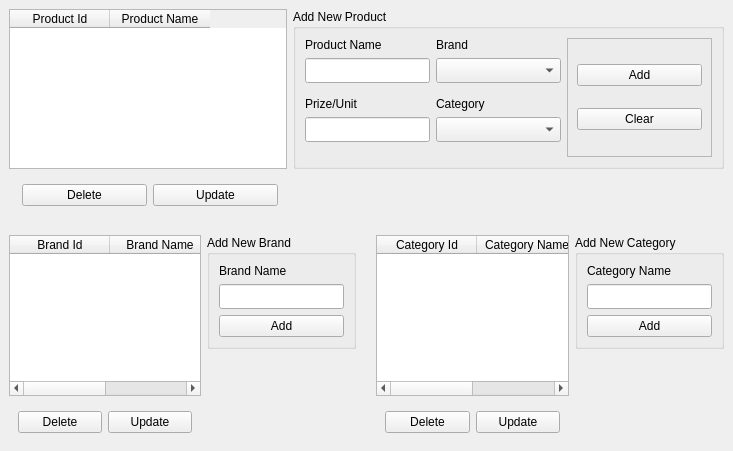
<?xml version="1.0" encoding="UTF-8"?>
<ui version="4.0">
 <class>products</class>
 <widget class="QWidget" name="products">
  <property name="geometry">
   <rect>
    <x>0</x>
    <y>0</y>
    <width>733</width>
    <height>451</height>
   </rect>
  </property>
  <property name="windowTitle">
   <string>Form</string>
  </property>
  <property name="type" stdset="0">
   <string>main</string>
  </property>
  <layout class="QGridLayout" name="gridLayout">
   <property name="leftMargin">
    <number>0</number>
   </property>
   <property name="topMargin">
    <number>0</number>
   </property>
   <property name="rightMargin">
    <number>0</number>
   </property>
   <property name="bottomMargin">
    <number>0</number>
   </property>
   <property name="spacing">
    <number>2</number>
   </property>
   <item row="1" column="0">
    <widget class="QFrame" name="frame_4">
     <property name="type" stdset="0">
      <string>mainframe</string>
     </property>
     <layout class="QGridLayout" name="gridLayout_5">
      <item row="0" column="1" alignment="Qt::AlignTop">
       <widget class="QGroupBox" name="groupBox_2">
        <property name="title">
         <string>Add New Brand</string>
        </property>
        <layout class="QGridLayout" name="gridLayout_6">
         <item row="0" column="0">
          <widget class="QLabel" name="label">
           <property name="text">
            <string>Brand Name</string>
           </property>
          </widget>
         </item>
         <item row="1" column="0">
          <widget class="QLineEdit" name="fieldNewBrand">
           <property name="minimumSize">
            <size>
             <width>125</width>
             <height>25</height>
            </size>
           </property>
           <property name="maximumSize">
            <size>
             <width>300</width>
             <height>25</height>
            </size>
           </property>
          </widget>
         </item>
         <item row="2" column="0" alignment="Qt::AlignRight">
          <widget class="QPushButton" name="buttonAddBrand">
           <property name="minimumSize">
            <size>
             <width>125</width>
             <height>0</height>
            </size>
           </property>
           <property name="maximumSize">
            <size>
             <width>125</width>
             <height>16777215</height>
            </size>
           </property>
           <property name="cursor">
            <cursorShape>PointingHandCursor</cursorShape>
           </property>
           <property name="text">
            <string>Add</string>
           </property>
          </widget>
         </item>
        </layout>
       </widget>
      </item>
      <item row="0" column="0" alignment="Qt::AlignLeft">
       <widget class="QTableWidget" name="tableBrands">
        <property name="editTriggers">
         <set>QAbstractItemView::NoEditTriggers</set>
        </property>
        <property name="selectionMode">
         <enum>QAbstractItemView::SingleSelection</enum>
        </property>
        <property name="selectionBehavior">
         <enum>QAbstractItemView::SelectRows</enum>
        </property>
        <attribute name="verticalHeaderVisible">
         <bool>false</bool>
        </attribute>
        <column>
         <property name="text">
          <string>Brand Id</string>
         </property>
        </column>
        <column>
         <property name="text">
          <string>Brand Name</string>
         </property>
        </column>
       </widget>
      </item>
      <item row="1" column="0">
       <widget class="QFrame" name="frame_5">
        <layout class="QHBoxLayout" name="horizontalLayout">
         <item>
          <widget class="QPushButton" name="buttonDeleteBrand">
           <property name="maximumSize">
            <size>
             <width>125</width>
             <height>16777215</height>
            </size>
           </property>
           <property name="cursor">
            <cursorShape>PointingHandCursor</cursorShape>
           </property>
           <property name="text">
            <string>Delete</string>
           </property>
          </widget>
         </item>
         <item>
          <widget class="QPushButton" name="buttonUpdateBrand">
           <property name="maximumSize">
            <size>
             <width>125</width>
             <height>16777215</height>
            </size>
           </property>
           <property name="cursor">
            <cursorShape>PointingHandCursor</cursorShape>
           </property>
           <property name="text">
            <string>Update</string>
           </property>
          </widget>
         </item>
        </layout>
       </widget>
      </item>
     </layout>
    </widget>
   </item>
   <item row="1" column="1">
    <widget class="QFrame" name="frame_6">
     <property name="type" stdset="0">
      <string>mainframe</string>
     </property>
     <layout class="QGridLayout" name="gridLayout_7">
      <item row="1" column="0">
       <widget class="QFrame" name="frame_7">
        <layout class="QHBoxLayout" name="horizontalLayout_2">
         <item>
          <widget class="QPushButton" name="buttonDeleteCategory">
           <property name="maximumSize">
            <size>
             <width>125</width>
             <height>16777215</height>
            </size>
           </property>
           <property name="cursor">
            <cursorShape>PointingHandCursor</cursorShape>
           </property>
           <property name="text">
            <string>Delete</string>
           </property>
          </widget>
         </item>
         <item>
          <widget class="QPushButton" name="buttonUpdateCategory">
           <property name="maximumSize">
            <size>
             <width>125</width>
             <height>16777215</height>
            </size>
           </property>
           <property name="cursor">
            <cursorShape>PointingHandCursor</cursorShape>
           </property>
           <property name="text">
            <string>Update</string>
           </property>
          </widget>
         </item>
        </layout>
       </widget>
      </item>
      <item row="0" column="1" alignment="Qt::AlignTop">
       <widget class="QGroupBox" name="groupBox_3">
        <property name="title">
         <string>Add New Category</string>
        </property>
        <layout class="QGridLayout" name="gridLayout_8">
         <item row="0" column="0">
          <widget class="QLabel" name="label_7">
           <property name="text">
            <string>Category Name</string>
           </property>
          </widget>
         </item>
         <item row="1" column="0">
          <widget class="QLineEdit" name="fieldNewCategory">
           <property name="minimumSize">
            <size>
             <width>125</width>
             <height>25</height>
            </size>
           </property>
           <property name="maximumSize">
            <size>
             <width>300</width>
             <height>25</height>
            </size>
           </property>
          </widget>
         </item>
         <item row="2" column="0" alignment="Qt::AlignRight">
          <widget class="QPushButton" name="buttonAddCategory">
           <property name="minimumSize">
            <size>
             <width>125</width>
             <height>0</height>
            </size>
           </property>
           <property name="maximumSize">
            <size>
             <width>125</width>
             <height>16777215</height>
            </size>
           </property>
           <property name="cursor">
            <cursorShape>PointingHandCursor</cursorShape>
           </property>
           <property name="text">
            <string>Add</string>
           </property>
          </widget>
         </item>
        </layout>
       </widget>
      </item>
      <item row="0" column="0" alignment="Qt::AlignLeft">
       <widget class="QTableWidget" name="tableCategories">
        <property name="editTriggers">
         <set>QAbstractItemView::NoEditTriggers</set>
        </property>
        <property name="selectionMode">
         <enum>QAbstractItemView::SingleSelection</enum>
        </property>
        <property name="selectionBehavior">
         <enum>QAbstractItemView::SelectRows</enum>
        </property>
        <attribute name="verticalHeaderVisible">
         <bool>false</bool>
        </attribute>
        <column>
         <property name="text">
          <string>Category Id</string>
         </property>
        </column>
        <column>
         <property name="text">
          <string>Category Name</string>
         </property>
        </column>
       </widget>
      </item>
     </layout>
    </widget>
   </item>
   <item row="0" column="0" colspan="2">
    <widget class="QFrame" name="frame">
     <property name="type" stdset="0">
      <string>mainframe</string>
     </property>
     <layout class="QGridLayout" name="gridLayout_2">
      <item row="3" column="0" alignment="Qt::AlignRight">
       <widget class="QFrame" name="frame_3">
        <layout class="QHBoxLayout" name="horizontalLayout_4">
         <item>
          <widget class="QPushButton" name="buttonDeleteProduct">
           <property name="minimumSize">
            <size>
             <width>125</width>
             <height>0</height>
            </size>
           </property>
           <property name="maximumSize">
            <size>
             <width>125</width>
             <height>16777215</height>
            </size>
           </property>
           <property name="cursor">
            <cursorShape>PointingHandCursor</cursorShape>
           </property>
           <property name="text">
            <string>Delete</string>
           </property>
          </widget>
         </item>
         <item>
          <widget class="QPushButton" name="buttonUpdateProduct">
           <property name="minimumSize">
            <size>
             <width>125</width>
             <height>0</height>
            </size>
           </property>
           <property name="maximumSize">
            <size>
             <width>125</width>
             <height>16777215</height>
            </size>
           </property>
           <property name="cursor">
            <cursorShape>PointingHandCursor</cursorShape>
           </property>
           <property name="text">
            <string>Update</string>
           </property>
          </widget>
         </item>
        </layout>
       </widget>
      </item>
      <item row="2" column="0">
       <widget class="QTableWidget" name="tableProducts">
        <property name="editTriggers">
         <set>QAbstractItemView::NoEditTriggers</set>
        </property>
        <property name="selectionMode">
         <enum>QAbstractItemView::SingleSelection</enum>
        </property>
        <property name="selectionBehavior">
         <enum>QAbstractItemView::SelectRows</enum>
        </property>
        <property name="wordWrap">
         <bool>false</bool>
        </property>
        <attribute name="verticalHeaderVisible">
         <bool>false</bool>
        </attribute>
        <column>
         <property name="text">
          <string>Product Id</string>
         </property>
        </column>
        <column>
         <property name="text">
          <string>Product Name</string>
         </property>
        </column>
       </widget>
      </item>
      <item row="2" column="1">
       <widget class="QGroupBox" name="groupBox">
        <property name="title">
         <string>Add New Product</string>
        </property>
        <layout class="QGridLayout" name="gridLayout_3">
         <item row="0" column="2" rowspan="7">
          <widget class="QFrame" name="frame_2">
           <property name="frameShape">
            <enum>QFrame::StyledPanel</enum>
           </property>
           <property name="frameShadow">
            <enum>QFrame::Raised</enum>
           </property>
           <layout class="QGridLayout" name="gridLayout_4">
            <item row="0" column="0">
             <widget class="QPushButton" name="buttonAddProduct">
              <property name="minimumSize">
               <size>
                <width>125</width>
                <height>0</height>
               </size>
              </property>
              <property name="maximumSize">
               <size>
                <width>125</width>
                <height>16777215</height>
               </size>
              </property>
              <property name="cursor">
               <cursorShape>PointingHandCursor</cursorShape>
              </property>
              <property name="text">
               <string>Add</string>
              </property>
             </widget>
            </item>
            <item row="1" column="0">
             <widget class="QPushButton" name="buttonClear">
              <property name="minimumSize">
               <size>
                <width>125</width>
                <height>0</height>
               </size>
              </property>
              <property name="maximumSize">
               <size>
                <width>125</width>
                <height>16777215</height>
               </size>
              </property>
              <property name="cursor">
               <cursorShape>PointingHandCursor</cursorShape>
              </property>
              <property name="text">
               <string>Clear</string>
              </property>
             </widget>
            </item>
           </layout>
          </widget>
         </item>
         <item row="0" column="0">
          <widget class="QLabel" name="label_2">
           <property name="text">
            <string>Product Name</string>
           </property>
          </widget>
         </item>
         <item row="1" column="0">
          <widget class="QLineEdit" name="fieldName">
           <property name="minimumSize">
            <size>
             <width>125</width>
             <height>25</height>
            </size>
           </property>
           <property name="maximumSize">
            <size>
             <width>300</width>
             <height>25</height>
            </size>
           </property>
          </widget>
         </item>
         <item row="0" column="1">
          <widget class="QLabel" name="label_3">
           <property name="text">
            <string>Brand</string>
           </property>
          </widget>
         </item>
         <item row="4" column="0">
          <widget class="QLineEdit" name="fieldPrize">
           <property name="minimumSize">
            <size>
             <width>125</width>
             <height>25</height>
            </size>
           </property>
           <property name="maximumSize">
            <size>
             <width>300</width>
             <height>25</height>
            </size>
           </property>
          </widget>
         </item>
         <item row="1" column="1">
          <widget class="QComboBox" name="fieldBrand">
           <property name="minimumSize">
            <size>
             <width>125</width>
             <height>25</height>
            </size>
           </property>
           <property name="maximumSize">
            <size>
             <width>300</width>
             <height>25</height>
            </size>
           </property>
          </widget>
         </item>
         <item row="3" column="0">
          <widget class="QLabel" name="label_6">
           <property name="text">
            <string>Prize/Unit</string>
           </property>
          </widget>
         </item>
         <item row="4" column="1">
          <widget class="QComboBox" name="fieldCategory">
           <property name="minimumSize">
            <size>
             <width>125</width>
             <height>25</height>
            </size>
           </property>
           <property name="maximumSize">
            <size>
             <width>300</width>
             <height>25</height>
            </size>
           </property>
          </widget>
         </item>
         <item row="3" column="1">
          <widget class="QLabel" name="label_4">
           <property name="text">
            <string>Category</string>
           </property>
          </widget>
         </item>
        </layout>
       </widget>
      </item>
     </layout>
    </widget>
   </item>
  </layout>
 </widget>
 <resources/>
 <connections/>
</ui>
